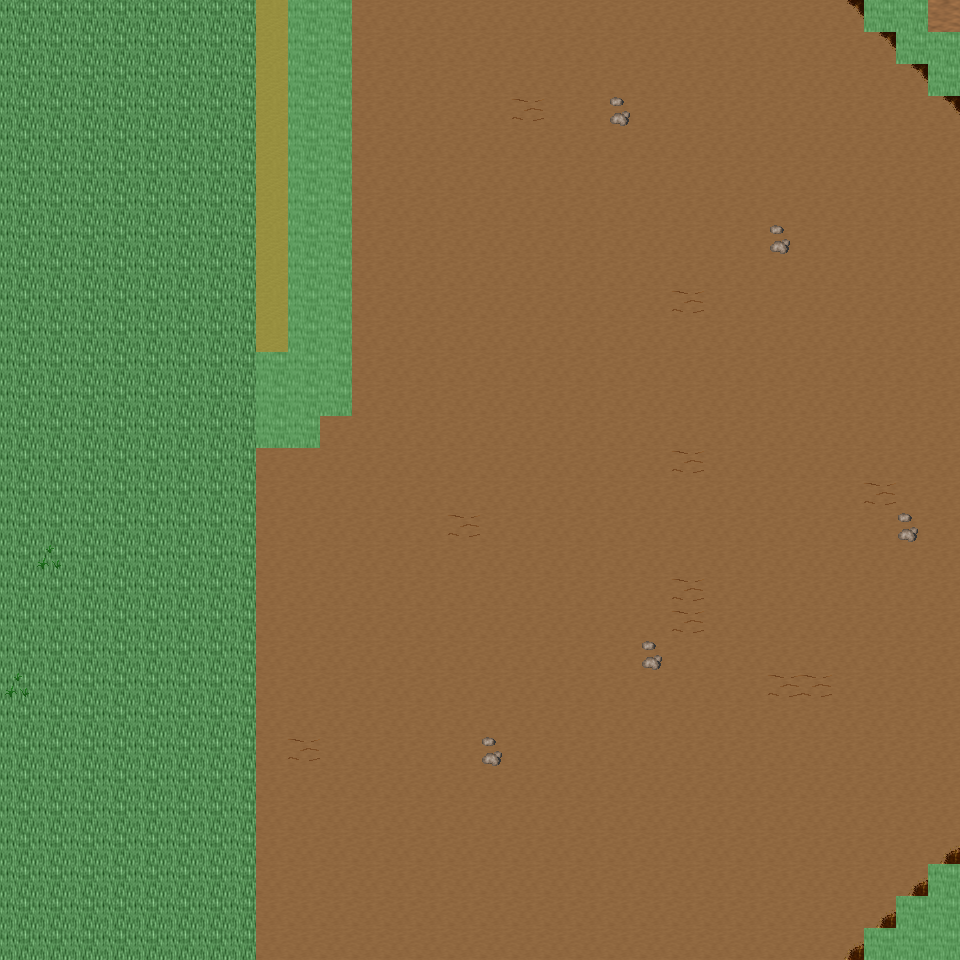

This is a level from a 2D game, rendered from its Tiled map with the project's own tilesets. A one-line summary and the map file follow, with tile-layer data summarised:
An orthogonal 30x30 tile map with 32x32 px tiles, 6 tile layers (Ground, Object, Object2, Above, ...), 16 tilesets and 5 objects (5x mapExit).

<map version="1.0" orientation="orthogonal" renderorder="right-down" width="30" height="30" tilewidth="32" tileheight="32" nextobjectid="6">
  <tileset firstgid="1" name="tileset_ground_ground" tilewidth="32" tileheight="32" tilecount="33" columns="3">
    <image source="../drawable/tileset_ground_ground.png" width="96" height="352" />
  </tileset>
  <tileset firstgid="34" name="tileset_ground_ridge_earth_dark" tilewidth="32" tileheight="32" tilecount="96" columns="12">
    <image source="../drawable/tileset_ground_ridge_earth_dark.png" width="384" height="256" />
  </tileset>
  <tileset firstgid="130" name="tileset_ground_earth_edges" tilewidth="32" tileheight="32" tilecount="18" columns="6">
    <image source="../drawable/tileset_ground_earth_edges.png" width="192" height="96" />
  </tileset>
  <tileset firstgid="148" name="tileset_ground_rock_pebbles" tilewidth="32" tileheight="32" tilecount="3" columns="1">
    <image source="../drawable/tileset_ground_rock_pebbles.png" width="32" height="96" />
  </tileset>
  <tileset firstgid="151" name="tileset_plant_grasses" tilewidth="32" tileheight="32" tilecount="6" columns="3">
    <image source="../drawable/tileset_plant_grasses.png" width="96" height="64" />
  </tileset>
  <tileset firstgid="157" name="tileset_plant_flower_daisy_white" tilewidth="32" tileheight="32" tilecount="8" columns="2">
    <image source="../drawable/tileset_plant_flower_daisy_white.png" width="64" height="128" />
  </tileset>
  <tileset firstgid="165" name="tileset_plant_flower_daisy_blue" tilewidth="32" tileheight="32" tilecount="8" columns="2">
    <image source="../drawable/tileset_plant_flower_daisy_blue.png" width="64" height="128" />
  </tileset>
  <tileset firstgid="173" name="tileset_plant_flower_daisy_red" tilewidth="32" tileheight="32" tilecount="8" columns="2">
    <image source="../drawable/tileset_plant_flower_daisy_red.png" width="64" height="128" />
  </tileset>
  <tileset firstgid="181" name="tileset_plant_flower_daisy_yellow" tilewidth="32" tileheight="32" tilecount="8" columns="2">
    <image source="../drawable/tileset_plant_flower_daisy_yellow.png" width="64" height="128" />
  </tileset>
  <tileset firstgid="189" name="tileset_plant_tree_tree_green" tilewidth="32" tileheight="32" tilecount="80" columns="8">
    <image source="../drawable/tileset_plant_tree_tree_green.png" width="256" height="352" />
  </tileset>
  <tileset firstgid="269" name="tileset_logic_portal" tilewidth="32" tileheight="32" tilecount="24" columns="8">
    <image source="../drawable/tileset_logic_portal.png" width="256" height="96" />
  </tileset>
  <tileset firstgid="293" name="tileset_logic_collision" tilewidth="32" tileheight="32" tilecount="1" columns="1">
    <image source="../drawable/tileset_logic_collision.png" width="32" height="32" />
  </tileset>
  <tileset firstgid="294" name="tileset_furniture_chair_bench_wooden" tilewidth="32" tileheight="32" tilecount="8" columns="2">
    <image source="../drawable/tileset_furniture_chair_bench_wooden.png" width="64" height="128" />
  </tileset>
  <tileset firstgid="302" name="tileset_plant_stump_int_small_stump_2" tilewidth="32" tileheight="32" tilecount="1" columns="1">
    <image source="../drawable/tileset_plant_stump_int_small_stump_2.png" width="32" height="32" />
  </tileset>
  <tileset firstgid="303" name="tileset_object_well_hoist" tilewidth="32" tileheight="32" tilecount="9" columns="3">
    <image source="../drawable/tileset_object_well_hoist.png" width="96" height="96" />
  </tileset>
  <tileset firstgid="312" name="tileset_logic_creature_mutant" tilewidth="32" tileheight="32" tilecount="7" columns="7">
    <image source="../drawable/tileset_logic_creature_mutant.png" width="224" height="32" />
  </tileset>
  <layer name="Ground" width="30" height="30">
    <data>[900 cells, 900 non-empty, 4 distinct tile ids]</data>
  </layer>
  <layer name="Object" width="30" height="30">
    <data>[900 cells, 66 non-empty, 17 distinct tile ids]</data>
  </layer>
  <layer name="Object2" width="30" height="30">
    <data>[900 cells, 0 non-empty, 0 distinct tile ids]</data>
  </layer>
  <layer name="Above" width="30" height="30">
    <data>[900 cells, 0 non-empty, 0 distinct tile ids]</data>
  </layer>
  <layer name="Above2" width="30" height="30">
    <data>[900 cells, 0 non-empty, 0 distinct tile ids]</data>
  </layer>
  <layer name="Walkable" width="30" height="30">
    <data>[900 cells, 41 non-empty, 1 distinct tile ids]</data>
  </layer>
  <objectgroup name="MapEvents">
    <object id="1" name="north" type="mapExit" x="0" y="0" width="288" height="32">
      <properties>
        <property name="map" value="level_0_x89_y42" />
        <property name="x" value="0" />
        <property name="y" value="28" />
      </properties>
    </object>
    <object id="2" name="north2" type="mapExit" x="352" y="0" width="512" height="32">
      <properties>
        <property name="map" value="level_0_x89_y42" />
        <property name="x" value="11" />
        <property name="y" value="28" />
      </properties>
    </object>
    <object id="3" name="north3" type="mapExit" x="928" y="0" width="32" height="32">
      <properties>
        <property name="map" value="level_0_x89_y42" />
        <property name="x" value="29" />
        <property name="y" value="28" />
      </properties>
    </object>
    <object id="4" name="south" type="mapExit" x="0" y="928" width="864" height="32">
      <properties>
        <property name="map" value="level_0_x89_y44" />
        <property name="x" value="0" />
        <property name="y" value="1" />
      </properties>
    </object>
    <object id="5" name="west" type="mapExit" x="0" y="0" width="32" height="960">
      <properties>
        <property name="map" value="level_0_x88_y43" />
        <property name="x" value="28" />
        <property name="y" value="0" />
      </properties>
    </object>
  </objectgroup>
</map>
